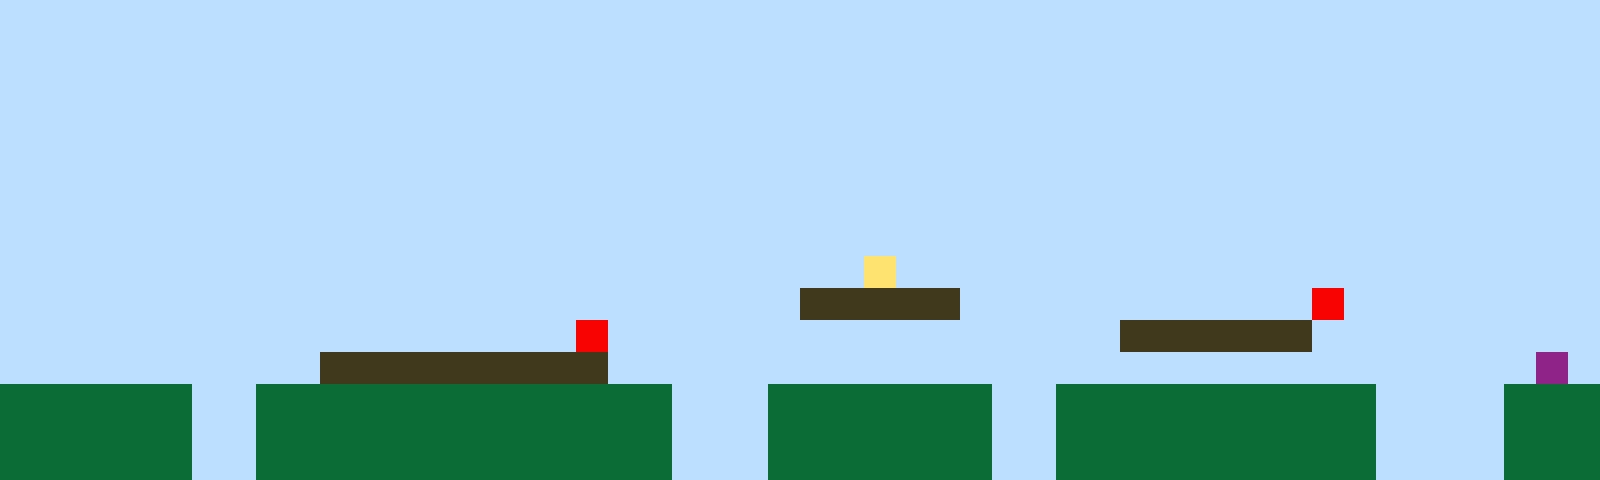

A 2D game scene composited from a Tiled map and its tileset images. What follows is a short description and the map's XML, with every tile layer's data as written:
An orthogonal 50x15 tile map with 32x32 px tiles, 1 tile layer (Tile Layer 1).

<map version="1.10" tiledversion="1.11.2" orientation="orthogonal" renderorder="right-up" width="50" height="15" tilewidth="32" tileheight="32" infinite="0" nextlayerid="2" nextobjectid="1"><editorsettings><export target="map1.csv" format="csv" /></editorsettings><tileset firstgid="1" name="sprites" tilewidth="32" tileheight="32" tilecount="6" columns="3"><image source="sprites.png" width="96" height="64" /></tileset><layer id="1" name="Tile Layer 1" width="50" height="15"><data encoding="csv">1,1,1,1,1,1,1,1,1,1,1,1,1,1,1,1,1,1,1,1,1,1,1,1,1,1,1,1,1,1,1,1,1,1,1,1,1,1,1,1,1,1,1,1,1,1,1,1,1,1,1,1,1,1,1,1,1,1,1,1,1,1,1,1,1,1,1,1,1,1,1,1,1,1,1,1,1,1,1,1,1,1,1,1,1,1,1,1,1,1,1,1,1,1,1,1,1,1,1,1,1,1,1,1,1,1,1,1,1,1,1,1,1,1,1,1,1,1,1,1,1,1,1,1,1,1,1,1,1,1,1,1,1,1,1,1,1,1,1,1,1,1,1,1,1,1,1,1,1,1,1,1,1,1,1,1,1,1,1,1,1,1,1,1,1,1,1,1,1,1,1,1,1,1,1,1,1,1,1,1,1,1,1,1,1,1,1,1,1,1,1,1,1,1,1,1,1,1,1,1,1,1,1,1,1,1,1,1,1,1,1,1,1,1,1,1,1,1,1,1,1,1,1,1,1,1,1,1,1,1,1,1,1,1,1,1,1,1,1,1,1,1,1,1,1,1,1,1,1,1,1,1,1,1,1,1,1,1,1,1,1,1,1,1,1,1,1,1,1,1,1,1,1,1,1,1,1,1,1,1,1,1,1,1,1,1,1,1,1,1,1,1,1,1,1,1,1,1,1,1,1,1,1,1,1,1,1,1,1,1,1,1,1,1,1,1,1,1,1,1,1,1,1,1,1,1,1,1,1,1,1,1,1,1,1,1,1,1,1,1,1,1,1,1,1,1,1,1,1,1,1,1,1,1,1,1,1,1,1,1,1,1,1,1,1,1,1,1,1,1,1,1,1,1,1,1,1,1,1,1,1,1,1,1,1,1,1,1,1,1,1,1,1,1,1,1,1,1,1,1,1,1,1,1,1,1,1,1,1,1,1,1,1,1,1,1,1,1,1,1,1,1,1,1,1,1,1,4,1,1,1,1,1,1,1,1,1,1,1,1,1,1,1,1,1,1,1,1,1,1,1,1,1,1,1,1,1,1,1,1,1,1,1,1,1,1,1,1,1,1,1,1,1,1,1,3,3,3,3,3,1,1,1,1,1,1,1,1,1,1,1,5,1,1,1,1,1,1,1,1,1,1,1,1,1,1,1,1,1,1,1,1,1,1,1,1,1,1,5,1,1,1,1,1,1,1,1,1,1,1,1,1,1,1,1,3,3,3,3,3,3,1,1,1,1,1,1,1,1,1,1,1,1,1,1,1,1,1,1,1,3,3,3,3,3,3,3,3,3,1,1,1,1,1,1,1,1,1,1,1,1,1,1,1,1,1,1,1,1,1,1,1,1,1,1,1,1,1,6,1,2,2,2,2,2,2,1,1,2,2,2,2,2,2,2,2,2,2,2,2,2,1,1,1,2,2,2,2,2,2,2,1,1,2,2,2,2,2,2,2,2,2,2,1,1,1,1,2,2,2,2,2,2,2,2,2,1,1,2,2,2,2,2,2,2,2,2,2,2,2,2,1,1,1,2,2,2,2,2,2,2,1,1,2,2,2,2,2,2,2,2,2,2,1,1,1,1,2,2,2,2,2,2,2,2,2,1,1,2,2,2,2,2,2,2,2,2,2,2,2,2,1,1,1,2,2,2,2,2,2,2,1,1,2,2,2,2,2,2,2,2,2,2,1,1,1,1,2,2,2</data></layer></map>
